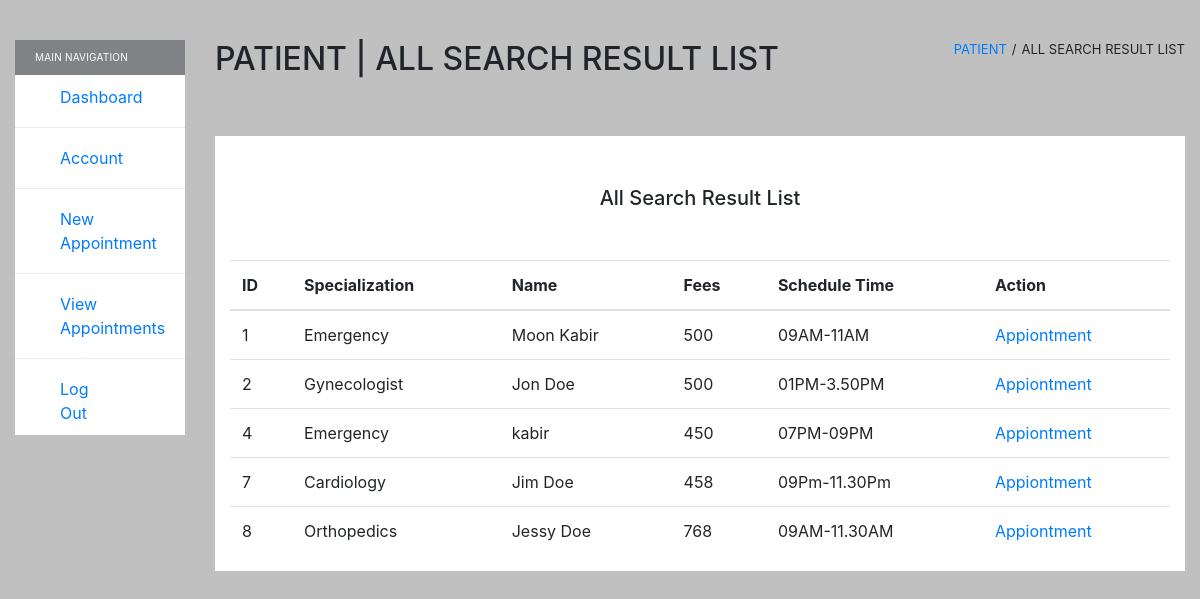
Screenshot of /project_versity_hospital/patient-appointment-doctor-search.php (signed in) with the database file from the repository.
### tables this page shows
CREATE TABLE IF NOT EXISTS `doctor` (
  `Id` int(11) NOT NULL AUTO_INCREMENT,
  `specialization` varchar(255) NOT NULL,
  `name` varchar(255) NOT NULL,
  `address` varchar(255) NOT NULL,
  `fees` int(11) NOT NULL,
  `contact` varchar(11) NOT NULL,
  `email` varchar(255) NOT NULL,
  `scheduleTime` varchar(255) NOT NULL,
  `status` int(1) NOT NULL DEFAULT 1,
  `password` varchar(255) NOT NULL,
  `creationdate` timestamp NOT NULL DEFAULT current_timestamp(),
  `updateDate` timestamp NOT NULL DEFAULT current_timestamp() ON UPDATE current_timestamp(),
  PRIMARY KEY (`Id`) USING BTREE,
  UNIQUE KEY `email` (`email`)
);

### project_versity_hospital/patient-appointment-doctor-search.php (the view, shortened to what this page needs)
<?php
include('inc/headerwithoutnavwithoutbg.php');
$connection = mysqli_connect(DB_SERVER,DB_USER,DB_PASS,DB_NAME);
$search = $_POST['search']??'';
$query = "SELECT * FROM `doctor` WHERE `status`=1 AND `specialization` LIKE '{$search}%' ORDER BY `Id`";
$result = mysqli_query($connection,$query);
?>
<div class="container-fluid admin-dashboard">
    <div class="row">
		<div class="col-lg-2">
			<?php include('inc/patient/sidebar.php'); ?>
		</div>
		<div class="col-lg-10 doctor-specialization">
			<div class="admin-header d-flex justify-content-between">
				<h2>PATIENT | ALL SEARCH RESULT LIST</h2>
				<ul class="d-flex">
                    <li><a href="dashboard-patient.php">PATIENT</a></li>
					<li>/</li>
					<li>ALL SEARCH RESULT LIST</li>
				</ul>
            </div>
            <div class="container-fluid container-fullw bg-white doctor-specialization">
                <div class="row">
                    <div class="col-md-12 doctor-specialization-list">
                        <h5 class="text-center">All Search Result List</h5>
<?php if(mysqli_num_rows($result)==0){ ?>
<p class="not-found-search-result">No Search Result found</p>
<?php }else{ ?>
                        <form method="POST">
                            <table class="table table-hover" id="sample-table-1">
                                <thead>
                                    <tr>
                                        <th class="center">ID</th>
                                        <th>Specialization</th>
                                        <th>Name</th>
                                        <th>Fees</th>
                                        <th>Schedule Time</th>
                                        <th>Action</th>
                                    </tr>
                                </thead>
                                <tbody>
                                <?php
                                while ($data = mysqli_fetch_assoc($result)) {
                                ?>
                                <tr>
                                    <td><?php echo $data['Id'];?></td>
                                    <td><?php echo $data['specialization'];?></td>
                                    <td><?php echo $data['name'];?></td>
                                    <td><?php echo $data['fees'];?></td>
                                    <td><?php echo $data['scheduleTime'];?></td>
                                    <td>
                                        <a class="update" data-taskid="<?php echo $data['Id'];?>" href='#'>Appiontment</a>
                                    </td>
                                </tr>
                                <?php
                                    }
                                ?>
                                </tbody>
                            </table>
                        </form>
<?php } ?>
                    </div>
                </div>
            </div>
		</div>
    </div>
</div>
<?php include('inc/footerwithoutbg.php'); ?>

### project_versity_hospital/assets/css/main.css (style rules this page uses)
a, a:hover { text-decoration: none; }
li { list-style: none; }
.bg-color { background-color: silver; }
.admin-dashboard { padding-top: 40px; }
.admin-dashboard .admin-header ul li { padding-left: 5px; font-size: 13px; }
.doctor-specialization .admin-header { margin-bottom: 50px; }
.doctor-specialization-list { padding-top: 50px; }
.doctor-specialization-list h5 { margin-bottom: 50px; }

### rows the page displays
doctor: Id "1", specialization "Emergency", name "Moon Kabir", fees "500", scheduleTime "09AM-11AM"
doctor: Id "2", specialization "Gynecologist", name "Jon Doe", fees "500", scheduleTime "01PM-3.50PM"
doctor: Id "4", specialization "Emergency", name "kabir", fees "450", scheduleTime "07PM-09PM"
doctor: Id "7", specialization "Cardiology", name "Jim Doe", fees "458", scheduleTime "09Pm-11.30Pm"
doctor: Id "8", specialization "Orthopedics", name "Jessy Doe", fees "768", scheduleTime "09AM-11.30AM"
